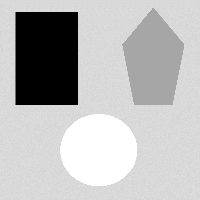
#> input picture images/fourphase2.png, 200 x 200 px
$ python demo1.py   (older library calls are emulated)
#> lines starting #> are read from the running program, lines starting #| are printed output that depends on the picture
### multi_phase_Chan_Vese_model/evolution1.py
# -*- coding: utf-8 -*-

from skimage import measure
from utils import *

def evolution(phi_0, I, mu, epsilon, time_step, iters, reinit = False, display = True):
    """
    :param phi_0: level set functions to be updated
    :param I: the input image to be segmented
    :param mu: weight of length term
    :param epsilon: width of Dirac Delta function
    :param time_step: time step
    :param iters: number of iterations
    :param reinit: whether reinitialize the level set
    :param display: whether display the evolution
    """
    phi = phi_0.copy()

    for k in range(iters):
        # display
        if (display):
            plt.ion()
            fig1 = plt.figure(1)
            fig1.clf()
            init_contours1 = measure.find_contours(phi[:,:,0], 0.5)
            init_contours2 = measure.find_contours(phi[:,:,1], 0.5)
            init_contours3 = measure.find_contours(phi[:,:,2], 0.5)
            show_image_and_segmentation_all_three(fig1, I, init_contours1,init_contours2, init_contours3)
            fig1.suptitle("demo")
            plt.pause(0.5)
            plt.show()

        phi = multi_phase_Chan_Vese_model_update(phi, I, mu, epsilon, time_step)

        # optional reinitialization.
        if (k % 5 == 0 and reinit):
            for i in range (3):
                sign = np.asarray((phi[:,:,i] > 0), dtype= np.int) - np.asarray((phi[:,:,i] < 0), dtype= np.int)
                [phi_y, phi_x] = np.gradient(phi[:,:,i])
                s = np.sqrt(np.square(phi_x) + np.square(phi_y))
                phi[:,:,i] = phi[:,:,i] + time_step * sign * (1-s)
    return phi

def multi_phase_Chan_Vese_model_update(phi_0, I, mu, epsilon, time_step):
    # four-phase segmented via three level sets, as other (2^3 - 4 = 4) segments are empty
    phase_number = 4
    phi = phi_0.copy()

    diracPhi = Dirac(phi, epsilon)

    # update areaTerm
    areaTerm = compute_areaTerm(phi, I,  epsilon,  phase_number)

    # update lengthTerm
    lengthTerm = compute_lengthTerm_all(phi, mu)

    phi[:, :, 0] = phi[:, :, 0] + time_step * diracPhi[:, :, 0] * (areaTerm[:, :, 0] + lengthTerm[:, :, 0])

    phi[:, :, 1] = phi[:, :, 1] + time_step * diracPhi[:, :, 1] * (areaTerm[:, :, 1] + lengthTerm[:, :, 1])

    phi[:, :, 2] = phi[:, :, 2] + time_step * diracPhi[:, :, 2] * (areaTerm[:, :, 2] + lengthTerm[:, :, 2])
    return phi

def compute_areaTerm(phi, img, epsilon, phase_number):
    H1 = Heaviside(phi[:, :, 0], epsilon)
    H2 = Heaviside(phi[:, :, 1], epsilon)
    H3 = Heaviside(phi[:, :, 2], epsilon)

    # member function of each level set
    member_function = np.zeros((img.shape[0], img.shape[1], phase_number))
    member_function[:, :, 0] = H1 * (1 - H2) * (1 - H3)
    member_function[:, :, 1] = (1 - H1) * (H2) * (1 - H3)
    member_function[:, :, 2] = (1 - H1) * (1 - H2) * H3
    member_function[:, :, 3] = 1 - member_function[:, :, 0] - member_function[:, :, 1] - member_function[:, :, 2]

    # differential of H1 for each member function
    M0H1 = (1 - H2) * (1 - H3)
    M1H1 = (-1) * H2 * (1 - H3)
    M2H1 = (-1) * (1 - H2) * H3
    M3H1 = (-1) * M0H1 + (-1) * M1H1 + (-1) * M2H1
    # differential of H2 for each member function
    M0H2 = H1 * (-1) * (1 - H3)
    M1H2 = (1 - H1) * (1 - H3)
    M2H2 = (1 - H1) * (-1) * H3
    M3H2 = (-1) * M0H2 + (-1) * M1H2 + (-1) * M2H2
    # differential of H3 for each member function
    M0H3 = H1 * (1 - H2) * (-1)
    M1H3 = (1 - H1) * H2 * (-1)
    M2H3 = (1 - H1) * (1 - H2)
    M3H3 = (-1) * M0H3 + (-1) * M1H3 + (-1) * M2H3

    C = update_C(img, member_function, phase_number)

    # compute area term for every phi
    areaTerm = np.zeros_like(phi)
    areaTerm[:,:,0] = (-1) * \
                ((img - C[:, :, 0]) * (img - C[:, :, 0]) * M0H1 + (img - C[:, :, 1]) * (img - C[:, :, 1]) * M1H1 +
                 (img - C[:, :, 2]) * (img - C[:, :, 2]) * M2H1 + (img - C[:, :, 3]) * (img - C[:, :, 3]) * M3H1)

    areaTerm[:,:,1] = (-1) * \
                ((img - C[:, :, 0]) * (img - C[:, :, 0]) * M0H2 + (img - C[:, :, 1]) * (img - C[:, :, 1]) * M1H2 +
                 (img - C[:, :, 2]) * (img - C[:, :, 2]) * M2H2 + (img - C[:, :, 3]) * (img - C[:, :, 3]) * M3H2)

    areaTerm[:,:,2] = (-1) * \
                ((img - C[:, :, 0]) * (img - C[:, :, 0]) * M0H3 + (img - C[:, :, 1]) * (img - C[:, :, 1]) * M1H3 +
                 (img - C[:, :, 2]) * (img - C[:, :, 2]) * M2H3 + (img - C[:, :, 3]) * (img - C[:, :, 3]) * M3H3)

    return areaTerm

def update_C (img, member_function, phase):
    C = np.zeros((img.shape[0], img.shape[1], phase))
    for i in range (phase):
        img_sum = np.sum(img * member_function[:, :, i])
        m_sum = np.sum(member_function[:, :, i])
        C[:,:,i] = img_sum / m_sum
    return C

def compute_lengthTerm_all (phi,mu):
    lengthTerm = np.zeros_like(phi)
    lengthTerm[:, :, 0] = compute_lengthTerm(phi[:, :, 0], mu)
    lengthTerm[:, :, 1] = compute_lengthTerm(phi[:, :, 1], mu)
    lengthTerm[:, :, 2] = compute_lengthTerm(phi[:, :, 2], mu)
    return lengthTerm

def compute_lengthTerm(phi, mu):
    [phi_y, phi_x] = np.gradient(phi)
    s = np.sqrt(np.square(phi_x) + np.square(phi_y))
    delta = 1e-10
    n_x = phi_x / (s + delta)  # add a small positive number to avoid division by zero
    n_y = phi_y / (s + delta)
    lengthTerm = div(n_x, n_y)
    return mu * lengthTerm

### multi_phase_Chan_Vese_model/utils.py
# -*- coding: utf-8 -*-

import matplotlib.pyplot as plt
import numpy as np
import math

# [13 lines left out: function show_image_and_segmentation_all_two, not called in this run]

def show_image_and_segmentation_all_three(fig, img, contours_1, contours_2, contours_3, seeds=None):
    ax2 = fig.add_subplot(111)
    ax2.imshow(img, interpolation='nearest', cmap=plt.cm.gray)
    for n, contour in enumerate(contours_1):
        ax2.plot(contour[:, 1], contour[:, 0], linewidth=1, color='red')
    for n, contour in enumerate(contours_2):
        ax2.plot(contour[:, 1], contour[:, 0], linewidth=1, color='green')
    for n, contour in enumerate(contours_3):
        ax2.plot(contour[:, 1], contour[:, 0], linewidth=1, color= 'blue')
    if (seeds is not None):
        h_idx, w_idx = np.where(seeds[0] > 0)
        ax2.plot(w_idx, h_idx, linewidth=1, color='red')
        h_idx, w_idx = np.where(seeds[1] > 0)
        ax2.plot(w_idx, h_idx, linewidth=1, color='blue')
    ax2.axis('off')

def Heaviside (f, epsilon):
    h = 0.5 * (1 + (2 / math.pi) * np.arctan(f / epsilon))
    return h

def Dirac(f, epsilon):
    d = epsilon / (math.pi * (epsilon * epsilon + f * f))
    return d

def div(nx, ny):
    [_, nxx] = np.gradient(nx)
    [nyy, _] = np.gradient(ny)
    return nxx + nyy

### multi_phase_Chan_Vese_model/demo1.py
# -*- coding: utf-8 -*-

'''
This code is the implementation of multi-phase level set in the paper
'A Multiphase Level Set Framework for Image Segmentation Using the Mumford and Shah Model'
In the code, three level sets for segmenting four phases are used, as other four (2^3 -4 = 4) segments are empty.
Note: level set initialization and parameters are set empirically,
      which may need to be modified for different images.
'''

from skimage.io import imread
from skimage.transform import resize
from evolution1 import evolution
from utils import *

img = imread('../images/fourphase2.png', True)
#> img is the input picture: shape (200, 200) float64; min 0, max 1, mean 0.722
img = resize(img, (100, 100))
#> img: shape (100, 100) float64
img = np.interp(img, [np.min(img), np.max(img)], [0, 255])

mu = 0.0165 * 255 * 255
epsilon = 1
time_step = 0.1
iters = 50

phi = np.ones((img.shape[0], img.shape[1], 3))

for i in range (phi.shape[0]):
    for j in range (phi.shape[1]):
        phi[:, :, 0][i, j] = (-1) * np.sqrt(np.square(i - 32) + np.square(j - 30)) + 10
        phi[:, :, 1][i, j] = (-1) * np.sqrt(np.square(i - 72) + np.square(j - 50)) + 10
        phi[:, :, 2][i, j] = (-1) * np.sqrt(np.square(i - 32) + np.square(j - 70)) + 10
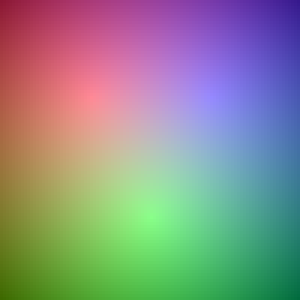
#> phi: shape (100, 100, 3) float64 (shown 3 times larger); mean of channels 0, 1, 2 -34.2, -32.69, -34.54; drawn with min black and max white

if __name__ == '__main__':
    phi = evolution(phi, img, mu, epsilon, time_step, iters, reinit = False, display = True)
#> the loop in evolution, `for k in range(iters):` made 50 passes
#> (init_contours1, init_contours2, init_contours3) on passes 2 to 7: (1 point arrays, longest 135 points, 1 point arrays, longest 119 points, 1 point arrays, longest 93 points), (1 point arrays, longest 153 points, 1 point arrays, longest 137 points, 1 point arrays, longest 103 points), (1 point arrays, longest 155 points, 1 point arrays, longest 141 points, 1 point arrays, longest 113 points), (1 point arrays, longest 155 points, 1 point arrays, longest 145 points, 1 point arrays, longest 121 points), (1 point arrays, longest 155 points, 1 point arrays, longest 145 points, 1 point arrays, longest 125 points), (1 point arrays, longest 155 points, 1 point arrays, longest 149 points, 1 point arrays, longest 131 points)
#> (init_contours2, init_contours3) on passes 35 to 40: (1 point arrays, longest 151 points, 1 point arrays, longest 157 points), (1 point arrays, longest 151 points, 1 point arrays, longest 157 points), (1 point arrays, longest 151 points, 1 point arrays, longest 157 points), (1 point arrays, longest 151 points, 1 point arrays, longest 157 points), (1 point arrays, longest 151 points, 1 point arrays, longest 157 points), (1 point arrays, longest 151 points, 1 point arrays, longest 157 points)
#> pass 1, in Heaviside (call 3), `h = 0.5 * (1 + (2 / math.pi) * np.arctan(f / epsilon))`:
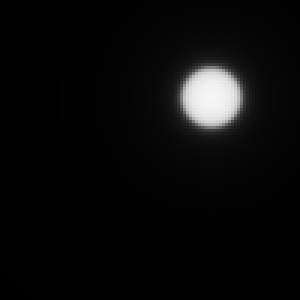
#> h: shape (100, 100) float64 (shown 3 times larger); min 0.00366, max 0.968, mean 0.0443
#> pass 2, in evolution, `plt.pause(0.5)`:
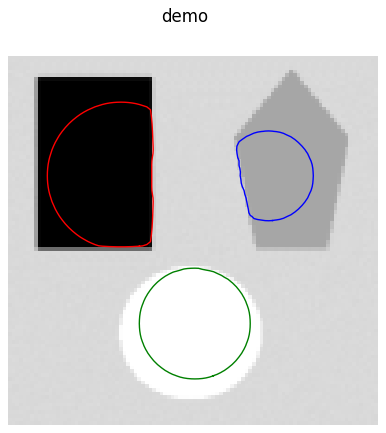
#> figure drawn by matplotlib, 1 panel
#> after the loop in evolution, `for k in range(iters):`:
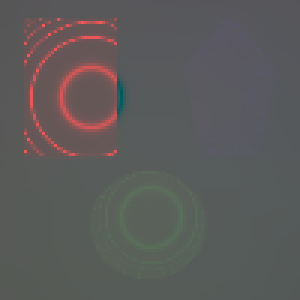
#> phi: shape (100, 100, 3) float64 (shown 3 times larger); mean of channels 0, 1, 2 -21.6, -32.9, -37.5; drawn with min black and max white

    H1 = Heaviside(phi[:, :, 0], epsilon)
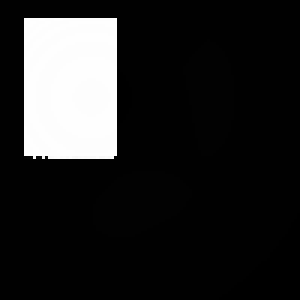
#> H1: shape (100, 100) float64 (shown 3 times larger); min 0.000385, max 1, mean 0.149
    H2 = Heaviside(phi[:, :, 1], epsilon)
    H3 = Heaviside(phi[:, :, 2], epsilon)

    # member function of each level set
    member_function = np.zeros((img.shape[0], img.shape[1], 4))
    member_function[:, :, 0] = H1 * (1 - H2) * (1 - H3)
    member_function[:, :, 1] = (1 - H1) * (H2) * (1 - H3)
    member_function[:, :, 2] = (1 - H1) * (1 - H2) * H3
    member_function[:, :, 3] = 1 - member_function[:, :, 0] - member_function[:, :, 1] - member_function[:, :, 2]
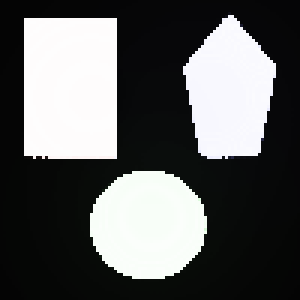
#> member_function: shape (100, 100, 4) float64 (shown 3 times larger); mean R, G, B, A 0.146, 0.114, 0.108, 0.631; transparent parts drawn white

    # show each segmented phase
    for i in range (4):
        fig = plt.figure(2+i)
        ax2 = fig.add_subplot(111)
        ax2.imshow(member_function[:, :, i] * 255)
        ax2.axis('off')
        plt.pause(3)
        plt.show()
#> this loop made 4 passes
#> pass 2, `plt.pause(3)`:
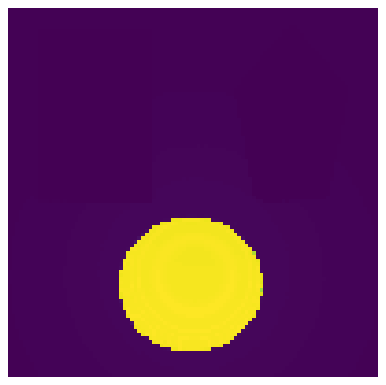
#> figure drawn by matplotlib, 1 panel
